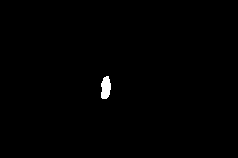
#> input picture ab_fg_pics/169.bmp, 238 x 158 px, found by its file name
$ python poscalNormal.py
#> lines starting #> are read from the running program, lines starting #| are printed output that depends on the picture; after the words box and inside, x2 and y2 are one past the last pixel; in counts of white or black regions, pixels touching at a corner belong together
#> in main, img1 is the input picture: shape (158, 238, 3); 0.48% white; 1 white region, box (x1, y1, x2, y2) and area: (101, 76, 111, 99) 182
# coding:utf8
import cv2
import numpy as np
from skimage import measure
import matplotlib.pyplot as plt

font=cv2.FONT_HERSHEY_COMPLEX

def poscalNormal(img1,img4):
    m,n,_ = img1.shape
#> m = 158; n = 238
    if img4 is None:
        img4 = np.zeros((m, n, 3), dtype=np.uint8)
    img1 = img1[:,:,0]
    img4 = img4[:,:,0]

    m,n = img1.shape
    kernel = np.ones((6,1),np.uint8)
    #############################################################################
    #img1[img4 != 0] = 0
    #############################################################################
    im = cv2.morphologyEx(img1, cv2.MORPH_OPEN, kernel)    # 开运算
#> im: shape (158, 238); 0.47% white; 1 white region, box (x1, y1, x2, y2) and area: (101, 77, 111, 100) 178
    im = cv2.morphologyEx(im, cv2.MORPH_CLOSE, kernel)    # 闭运算
#> im: shape (158, 238); 0.47% white; 1 white region, box (x1, y1, x2, y2) and area: (101, 78, 111, 101) 178
    im_labels = measure.label(im,connectivity=1,neighbors= 8)       #从0开始连通域标记-8


    num = im_labels.max()     # 标记连通域的个数（除去背景连通域）
#> num = 1

    if num==0:
        im_s = np.zeros((1,5))   # 考虑一张全黑图的情况 如果不考虑 可以略过
    else:
        im_s = np.zeros((num,5))
#> im_s = [[0, 0, 0, 0, 0]]
        for i in range(num):
            temp = np.copy(im_labels)
            temp[temp != (i+1)]=0
            index = np.where(temp ==(i+1))
            im_s[i,0]= max(index[0]) #person's foot y_val
            im_s[i,1]= min(index[0]) #person's head y_val
            im_s[i,2]= max(index[1]) #person's right side x_val
            im_s[i,3]= min(index[1]) #person's left side x_val
            im_s[i,4]= len(index[0]) #area of the person
#> this loop made 1 pass
#> index on pass 1: 178 positions, rows 78 to 100, columns 101 to 110
#> after the loop, im_s = [[100, 78, 110, 101, 178]]
    return im_s,im


def main():
    img1 = cv2.imread('../ref_data/fg_pics/169.bmp')
    img4 = cv2.imread('../ref_data/ab_fg_pics/169.bmp')

    im_s,_ = poscalNormal(img1,img4)
#> im_s = [[100, 78, 110, 101, 178]]
    print(im_s)
#| [[100.  78. 110. 101. 178.]]
    #plot
    img = cv2.imread('../ref_data/original_pics/169.tif')
    for i,item in enumerate(im_s):
        cv2.rectangle(img,(int(item[3]),int(item[1])),(int(item[2]),int(item[0])),(0, 0, 255))
        cv2.putText(img, str(i), (int(item[3]),int(item[1])-5), font, 0.4, (255, 255, 0), 1)
#> this loop made 1 pass
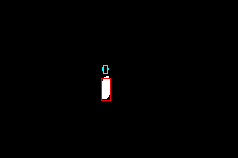
#> img: shape (158, 238, 3); 0.24% of pixels changed, all inside (x1, y1, x2, y2) = (101, 65, 111, 101)
    cv2.imshow('img',img)
    if cv2.waitKey(0) & 0xff == 27:
#> (key Esc is pressed here)
        cv2.destroyAllWindows()

if __name__=='__main__':
    main()
